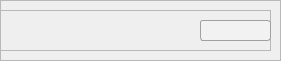
        <widget class="QFrame" name="frame_44">
         <property name="geometry">
          <rect>
           <x>110</x>
           <y>269</y>
           <width>281</width>
           <height>61</height>
          </rect>
         </property>
         <property name="styleSheet">
          <string notr="true">#frame_44{
border:2px solid rgb(180, 210, 255);
border-radius:20px;
}</string>
         </property>
         <property name="frameShape">
          <enum>QFrame::StyledPanel</enum>
         </property>
         <property name="frameShadow">
          <enum>QFrame::Raised</enum>
         </property>
         <widget class="QFrame" name="frame_46">
          <property name="geometry">
           <rect>
            <x>0</x>
            <y>10</y>
            <width>271</width>
            <height>41</height>
           </rect>
          </property>
          <property name="frameShape">
           <enum>QFrame::StyledPanel</enum>
          </property>
          <property name="frameShadow">
           <enum>QFrame::Raised</enum>
          </property>
          <widget class="QLabel" name="label_73">
           <property name="geometry">
            <rect>
             <x>10</x>
             <y>10</y>
             <width>180</width>
             <height>30</height>
            </rect>
           </property>
           <property name="text">
            <string/>
           </property>
           <property name="pixmap">
            <pixmap resource="resource.qrc">:/diffe-hellman/image/DH3.png</pixmap>
           </property>
           <property name="scaledContents">
            <bool>true</bool>
           </property>
           <property name="wordWrap">
            <bool>true</bool>
           </property>
          </widget>
          <widget class="QLineEdit" name="lineEdit_18">
           <property name="geometry">
            <rect>
             <x>200</x>
             <y>10</y>
             <width>71</width>
             <height>21</height>
            </rect>
           </property>
           <property name="styleSheet">
            <string notr="true">#lineEdit_18 {
	border: 1px solid #A0A0A0; /* 边框宽度为1px，颜色为#A0A0A0 */
	border-radius: 3px; /* 边框圆角 */
	padding-left: 5px; /* 文本距离左边界有5px */
	background-color: #F2F2F2; /* 背景颜色 */
	color: #A0A0A0; /* 文本颜色 */
	selection-background-color: #A0A0A0; /* 选中文本的背景颜色 */
	selection-color: #F2F2F2; /* 选中文本的颜色 */
	font-family: &quot;Microsoft YaHei&quot;; /* 文本字体族 */
	font-size: 10pt; /* 文本字体大小 */
}

#lineEdit_18:hover { /* 鼠标悬浮在QLineEdit时的状态 */
	border: 1px solid #298DFF;
	border-radius: 3px;
	background-color: #F2F2F2;
	color: #298DFF;
	selection-background-color: #298DFF;
	selection-color: #F2F2F2;
}

#lineEdit_18:disabled { /* QLineEdit在禁用时的状态 */
	border: 1px solid #CDCDCD;
	background-color: #CDCDCD;
	color: #B4B4B4;
}

#lineEdit_18:read-only { /* QLineEdit在只读时的状态 */
	background-color: #CDCDCD;
	color: #F2F2F2;
}</string>
           </property>
          </widget>
         </widget>
        </widget>
